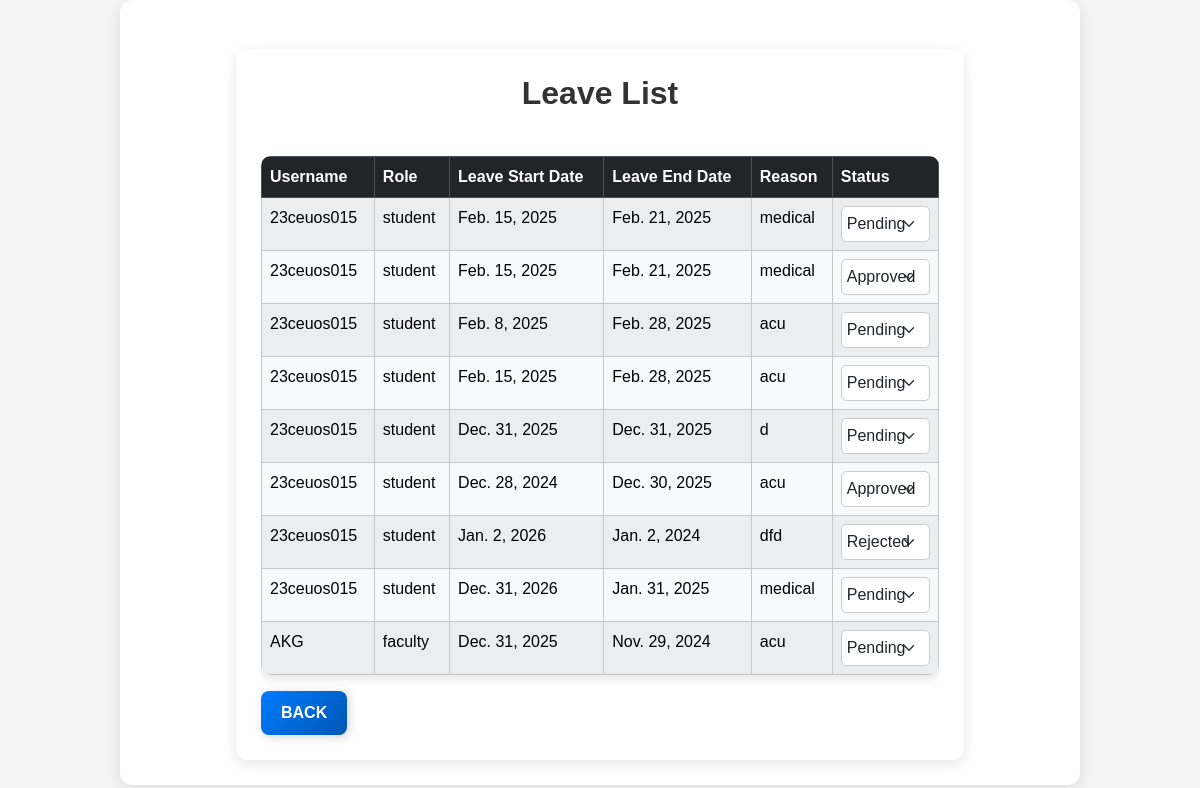
Page /admin_app/admin_dashboard/manage_user/leave (signed in) on the committed database.
### admin_app/models.py (models this page shows, shortened)
class Leave(models.Model):
    LEAVE_TYPE_CHOICES = [
        ("panding", "Panding"),
        ("approved", "Approved"),
        ("rejected", "Rejected"),
    ]
    user = models.ForeignKey(CustomUser, on_delete=models.CASCADE, related_name="leave")
    reason = models.CharField(max_length=50)
    discription = models.TextField()
    start_date = models.DateField()
    end_date = models.DateField()
    status = models.CharField(max_length=10, choices=LEAVE_TYPE_CHOICES, default="pending")

### registration/models.py (models this page shows)
class CustomUser(AbstractUser):
    ROLE_CHOICES = [
        ("student", "Student"),
        ("faculty", "Faculty"),
        ("admin", "Admin"),
    ]
    role = models.CharField(max_length=10, choices=ROLE_CHOICES, default="student")

### admin_app/views.py (the view)
# urls.py: path("admin_dashboard/manage_user/leave", views.leave, name="leave"),
@staff_member_required
def leave(request):
    leaves = Leave.objects.all()
    return render(request, "admin_app/leave.html", {"leaves": leaves})

### admin_app/templates/admin_app/leave.html (shortened to what this page needs)
{% extends "layout.html" %}
{% block container %}
<div class="container mt-4">
    <div class="d-flex justify-content-center mb-3 text-white">
        <h2>Leave List</h2>
    </div>
    <div class="table-responsive">
        <table class="table table-bordered table-striped">
            <thead class="table-dark">
                <tr>
                    <th>Username</th>
                    <th>Role</th>
                    <th>Leave Start Date</th>
                    <th>Leave End Date</th>
                    <th>Reason</th>
                    <th>Status</th>
                </tr>
            </thead>
            <tbody class="table-light">
                {% for leave in leaves %}
                <tr>
                    <td>{{ leave.user.username }}</td>
                    <td>{{ leave.user.role }}</td>
                    <td>{{ leave.start_date }}</td>
                    <td>{{ leave.end_date }}</td>
                    <td>{{ leave.reason }}</td>
                    <td>
                        <select class="form-select status-dropdown" data-leave-id="{{ leave.id }}">
                            <option value="Pending" {% if leave.status == "pending" %}selected{% endif %}>Pending</option>
                            <option value="Approved" {% if leave.status == "approved" %}selected{% endif %}>Approved</option>
                            <option value="Rejected" {% if leave.status == "rejected" %}selected{% endif %}>Rejected</option>
                        </select>
                    </td>
                </tr>
                {% endfor %}
            </tbody>
        </table>
    </div>
    <a href="{% url 'admin_app:admin_dashboard' %}" class="btn btn-back">Back</a>
</div>
{% endblock %}

### rows in the picture
Leave: user.username "23ceuos015", user.role "student", start_date "Feb. 15, 2025", end_date "Feb. 21, 2025", reason "medical", id "Pending"
Leave: user.username "23ceuos015", user.role "student", start_date "Feb. 15, 2025", end_date "Feb. 21, 2025", reason "medical", status+id "Approved"
Leave: user.username "23ceuos015", user.role "student", start_date "Feb. 8, 2025", end_date "Feb. 28, 2025", reason "acu", id "Pending"
Leave: user.username "23ceuos015", user.role "student", start_date "Feb. 15, 2025", end_date "Feb. 28, 2025", reason "acu", id "Pending"
Leave: user.username "23ceuos015", user.role "student", start_date "Dec. 31, 2025", end_date "Dec. 31, 2025", reason "d", status+id "Pending"
Leave: user.username "23ceuos015", user.role "student", start_date "Dec. 28, 2024", end_date "Dec. 30, 2025", reason "acu", status+id "Approved"
Leave: user.username "23ceuos015", user.role "student", start_date "Jan. 2, 2026", end_date "Jan. 2, 2024", reason "dfd", status+id "Rejected"
Leave: user.username "23ceuos015", user.role "student", start_date "Dec. 31, 2026", end_date "Jan. 31, 2025", reason "medical", status+id "Pending"
Leave: user.username "AKG", user.role "faculty", start_date "Dec. 31, 2025", end_date "Nov. 29, 2024", reason "acu", status+id "Pending"
